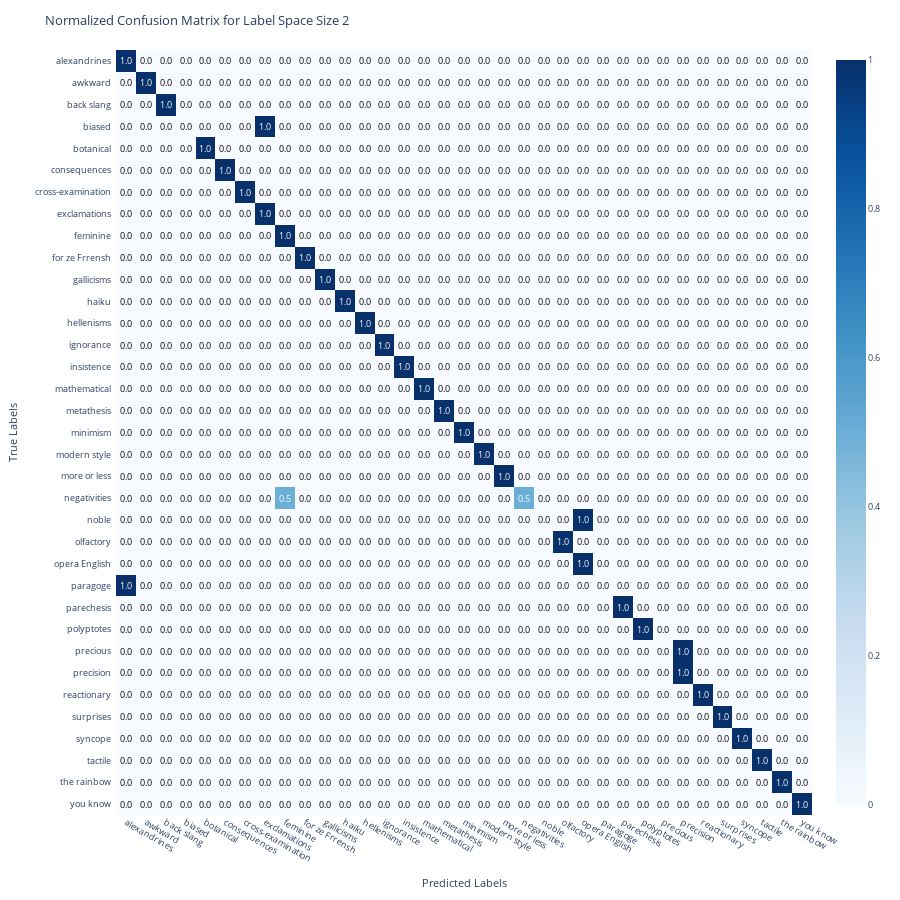

The code cell stored with this chart in its notebook:
### Markdown cell above
Now, how accurately does the model actually distinguish between different narrative styles? The confusion matrix below visualizes the frequency at which specific stories are misclassified as other stories.

### Code cell
import numpy as np
import plotly.figure_factory as ff
from sklearn.metrics import confusion_matrix, precision_recall_fscore_support
from sklearn.preprocessing import normalize

# maximum label space size in df_combined
#max_label_space_size = combined_df['Label Space Size'].max()

# we can also set this manually! (for large label spaces, it might be better to set this manually)
max_label_space_size = 2
df_filtered = combined_df[combined_df['Label Space Size'] == max_label_space_size]

# generate confusion matrix
labels = sorted(df_filtered['True Label'].unique())
cm = confusion_matrix(df_filtered['True Label'], df_filtered['Predicted Label'], labels=labels)

# normalize the confusion matrix
cm_normalized = normalize(cm, norm='l1', axis=1)  # normalize by rows (true labels)

# calculate precision and recall
precision, recall, _, _ = precision_recall_fscore_support(df_filtered['True Label'], df_filtered['Predicted Label'], labels=labels)

# we fill the tooltip
hover_text = [
    [
        f"Correct story label: {labels[i]}<br>"
        f"Recognized as '{labels[j]}'<br>"
        f"Count: {cm[i, j]} times out of {np.sum(cm[i, :])}<br>"
        f"Ratio: {cm_normalized[i, j]:.2f}<br>"
        for j in range(len(labels))
    ]
    for i in range(len(labels))
]

# plot
fig = ff.create_annotated_heatmap(
    z=cm_normalized,
    x=labels,
    y=labels,
    annotation_text=np.round(cm_normalized, 2).astype(str),
    colorscale='Blues',
    showscale=True
)
fig.update_layout(
    title=f'Normalized Confusion Matrix for Label Space Size {max_label_space_size}',
    xaxis_title='Predicted Labels',
    yaxis_title='True Labels',
    xaxis={'side': 'bottom'},
    yaxis=dict(autorange='reversed'),
    width=900,
    height=900,
    font=dict(size=9),
    margin=dict(t=50, l=50)
)
fig.update_traces(hoverinfo='text', text=hover_text)
fig.show()
